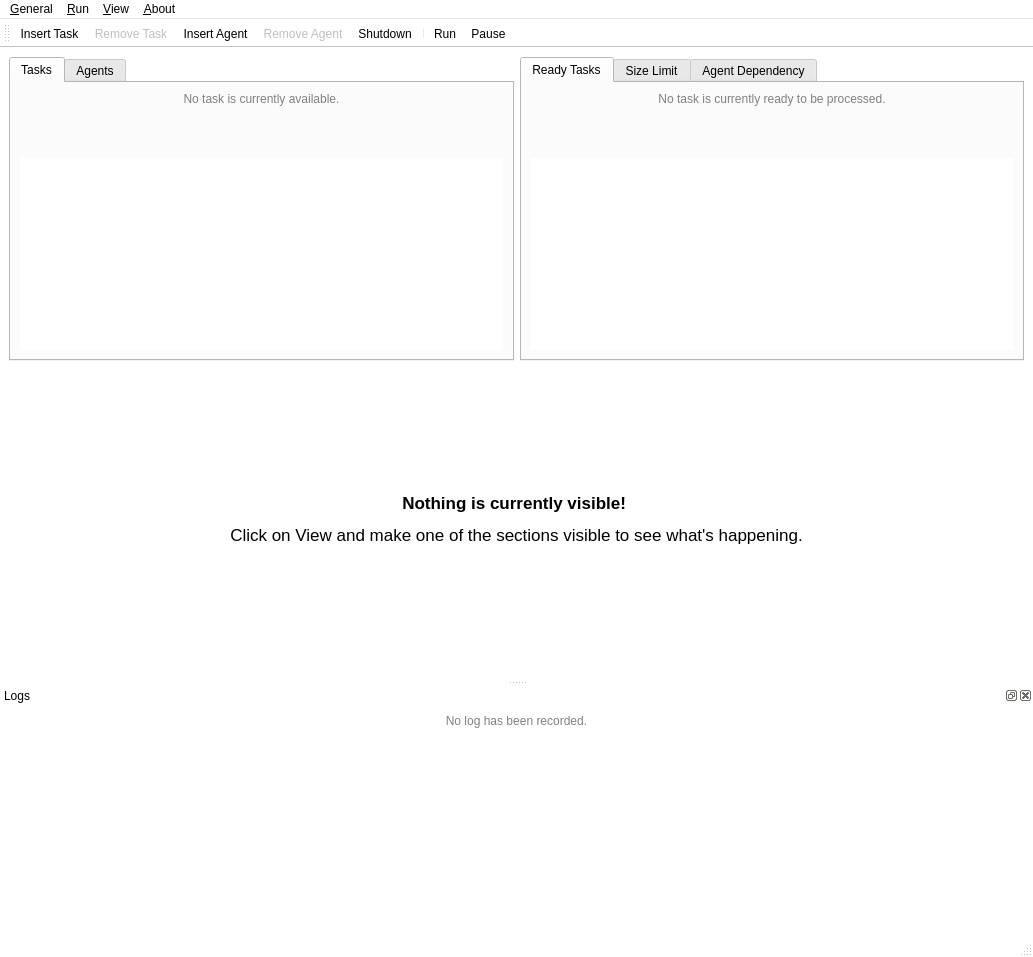
<?xml version="1.0" encoding="UTF-8"?>
<ui version="4.0">
 <class>MainPanel</class>
 <widget class="QMainWindow" name="MainPanel">
  <property name="geometry">
   <rect>
    <x>0</x>
    <y>0</y>
    <width>1033</width>
    <height>957</height>
   </rect>
  </property>
  <property name="sizePolicy">
   <sizepolicy hsizetype="MinimumExpanding" vsizetype="MinimumExpanding">
    <horstretch>0</horstretch>
    <verstretch>0</verstretch>
   </sizepolicy>
  </property>
  <property name="palette">
   <palette>
    <active>
     <colorrole role="Window">
      <brush brushstyle="SolidPattern">
       <color alpha="255">
        <red>255</red>
        <green>255</green>
        <blue>255</blue>
       </color>
      </brush>
     </colorrole>
    </active>
    <inactive>
     <colorrole role="Window">
      <brush brushstyle="SolidPattern">
       <color alpha="255">
        <red>255</red>
        <green>255</green>
        <blue>255</blue>
       </color>
      </brush>
     </colorrole>
    </inactive>
    <disabled>
     <colorrole role="Base">
      <brush brushstyle="SolidPattern">
       <color alpha="255">
        <red>255</red>
        <green>255</green>
        <blue>255</blue>
       </color>
      </brush>
     </colorrole>
     <colorrole role="Window">
      <brush brushstyle="SolidPattern">
       <color alpha="255">
        <red>255</red>
        <green>255</green>
        <blue>255</blue>
       </color>
      </brush>
     </colorrole>
    </disabled>
   </palette>
  </property>
  <property name="windowTitle">
   <string>Legendary OS</string>
  </property>
  <widget class="QWidget" name="centralwidget">
   <layout class="QVBoxLayout" name="verticalLayout">
    <item>
     <layout class="QHBoxLayout" name="majorLayout">
      <item>
       <widget class="QTabWidget" name="entitiesGroup">
        <property name="currentIndex">
         <number>0</number>
        </property>
        <property name="iconSize">
         <size>
          <width>24</width>
          <height>24</height>
         </size>
        </property>
        <widget class="QWidget" name="tasksTab">
         <attribute name="icon">
          <iconset resource="../../resources.qrc">
           <normaloff>:/icons/view/tasks.png</normaloff>:/icons/view/tasks.png</iconset>
         </attribute>
         <attribute name="title">
          <string>Tasks</string>
         </attribute>
         <layout class="QVBoxLayout" name="verticalLayout_2">
          <item>
           <widget class="QLabel" name="tasksEmptyLabel">
            <property name="sizePolicy">
             <sizepolicy hsizetype="MinimumExpanding" vsizetype="MinimumExpanding">
              <horstretch>0</horstretch>
              <verstretch>0</verstretch>
             </sizepolicy>
            </property>
            <property name="styleSheet">
             <string notr="true">color:gray</string>
            </property>
            <property name="text">
             <string>No task is currently available.</string>
            </property>
            <property name="alignment">
             <set>Qt::AlignmentFlag::AlignHCenter|Qt::AlignmentFlag::AlignTop</set>
            </property>
           </widget>
          </item>
          <item>
           <widget class="QTreeView" name="tasksView">
            <property name="sizePolicy">
             <sizepolicy hsizetype="MinimumExpanding" vsizetype="MinimumExpanding">
              <horstretch>0</horstretch>
              <verstretch>0</verstretch>
             </sizepolicy>
            </property>
            <property name="frameShape">
             <enum>QFrame::Shape::NoFrame</enum>
            </property>
            <property name="frameShadow">
             <enum>QFrame::Shadow::Sunken</enum>
            </property>
            <property name="animated">
             <bool>true</bool>
            </property>
           </widget>
          </item>
         </layout>
        </widget>
        <widget class="QWidget" name="agentsTab">
         <attribute name="icon">
          <iconset resource="../../resources.qrc">
           <normaloff>:/icons/view/agents.png</normaloff>:/icons/view/agents.png</iconset>
         </attribute>
         <attribute name="title">
          <string>Agents</string>
         </attribute>
         <layout class="QVBoxLayout" name="verticalLayout_3">
          <item>
           <widget class="QLabel" name="agentsEmptyLabel">
            <property name="sizePolicy">
             <sizepolicy hsizetype="MinimumExpanding" vsizetype="MinimumExpanding">
              <horstretch>0</horstretch>
              <verstretch>0</verstretch>
             </sizepolicy>
            </property>
            <property name="styleSheet">
             <string notr="true">color:gray</string>
            </property>
            <property name="text">
             <string>No agent is currently available.</string>
            </property>
            <property name="alignment">
             <set>Qt::AlignmentFlag::AlignHCenter|Qt::AlignmentFlag::AlignTop</set>
            </property>
           </widget>
          </item>
          <item>
           <widget class="QTreeView" name="agentsView">
            <property name="frameShape">
             <enum>QFrame::Shape::NoFrame</enum>
            </property>
           </widget>
          </item>
         </layout>
        </widget>
       </widget>
      </item>
      <item>
       <widget class="QTabWidget" name="queueGroup">
        <property name="currentIndex">
         <number>0</number>
        </property>
        <property name="iconSize">
         <size>
          <width>24</width>
          <height>24</height>
         </size>
        </property>
        <widget class="QWidget" name="readyTasksTab">
         <attribute name="icon">
          <iconset resource="../../resources.qrc">
           <normaloff>:/icons/view/ready-tasks.png</normaloff>:/icons/view/ready-tasks.png</iconset>
         </attribute>
         <attribute name="title">
          <string>Ready Tasks</string>
         </attribute>
         <layout class="QVBoxLayout" name="verticalLayout_4">
          <item>
           <widget class="QLabel" name="readyTaskEmptyLabel">
            <property name="sizePolicy">
             <sizepolicy hsizetype="MinimumExpanding" vsizetype="MinimumExpanding">
              <horstretch>0</horstretch>
              <verstretch>0</verstretch>
             </sizepolicy>
            </property>
            <property name="styleSheet">
             <string notr="true">color:gray</string>
            </property>
            <property name="text">
             <string>No task is currently ready to be processed.</string>
            </property>
            <property name="alignment">
             <set>Qt::AlignmentFlag::AlignHCenter|Qt::AlignmentFlag::AlignTop</set>
            </property>
           </widget>
          </item>
          <item>
           <widget class="QTableView" name="readyTaskView">
            <property name="frameShape">
             <enum>QFrame::Shape::NoFrame</enum>
            </property>
           </widget>
          </item>
         </layout>
        </widget>
        <widget class="QWidget" name="sizeLimitTab">
         <attribute name="icon">
          <iconset resource="../../resources.qrc">
           <normaloff>:/icons/view/limit.png</normaloff>:/icons/view/limit.png</iconset>
         </attribute>
         <attribute name="title">
          <string>Size Limit</string>
         </attribute>
         <layout class="QVBoxLayout" name="verticalLayout_5">
          <item>
           <widget class="QLabel" name="sizeLimitEmptyLabel">
            <property name="sizePolicy">
             <sizepolicy hsizetype="MinimumExpanding" vsizetype="MinimumExpanding">
              <horstretch>0</horstretch>
              <verstretch>0</verstretch>
             </sizepolicy>
            </property>
            <property name="styleSheet">
             <string notr="true">color:gray</string>
            </property>
            <property name="text">
             <string>No size limit task is currently available.</string>
            </property>
            <property name="alignment">
             <set>Qt::AlignmentFlag::AlignHCenter|Qt::AlignmentFlag::AlignTop</set>
            </property>
           </widget>
          </item>
          <item>
           <widget class="QTableView" name="sizeLimitView">
            <property name="frameShape">
             <enum>QFrame::Shape::NoFrame</enum>
            </property>
           </widget>
          </item>
         </layout>
        </widget>
        <widget class="QWidget" name="agentDependencyTab">
         <attribute name="icon">
          <iconset resource="../../resources.qrc">
           <normaloff>:/icons/view/dependency.png</normaloff>:/icons/view/dependency.png</iconset>
         </attribute>
         <attribute name="title">
          <string>Agent Dependency</string>
         </attribute>
         <layout class="QVBoxLayout" name="verticalLayout_6">
          <item>
           <widget class="QLabel" name="agentDependencyEmptyLabel">
            <property name="sizePolicy">
             <sizepolicy hsizetype="MinimumExpanding" vsizetype="MinimumExpanding">
              <horstretch>0</horstretch>
              <verstretch>0</verstretch>
             </sizepolicy>
            </property>
            <property name="styleSheet">
             <string notr="true">color:gray</string>
            </property>
            <property name="text">
             <string>No agent dependency task is currently available.</string>
            </property>
            <property name="alignment">
             <set>Qt::AlignmentFlag::AlignHCenter|Qt::AlignmentFlag::AlignTop</set>
            </property>
           </widget>
          </item>
          <item>
           <widget class="QTableView" name="agentDependencyView">
            <property name="frameShape">
             <enum>QFrame::Shape::NoFrame</enum>
            </property>
           </widget>
          </item>
         </layout>
        </widget>
       </widget>
      </item>
     </layout>
    </item>
    <item>
     <widget class="QFrame" name="emptyFrame">
      <property name="sizePolicy">
       <sizepolicy hsizetype="MinimumExpanding" vsizetype="MinimumExpanding">
        <horstretch>0</horstretch>
        <verstretch>0</verstretch>
       </sizepolicy>
      </property>
      <layout class="QGridLayout" name="gridLayout">
       <item row="1" column="3">
        <spacer name="emptyMoreRightSpacer">
         <property name="orientation">
          <enum>Qt::Orientation::Horizontal</enum>
         </property>
         <property name="sizeHint" stdset="0">
          <size>
           <width>40</width>
           <height>20</height>
          </size>
         </property>
        </spacer>
       </item>
       <item row="2" column="0" colspan="4">
        <spacer name="emptyBottomSpacer">
         <property name="orientation">
          <enum>Qt::Orientation::Vertical</enum>
         </property>
         <property name="sizeHint" stdset="0">
          <size>
           <width>20</width>
           <height>40</height>
          </size>
         </property>
        </spacer>
       </item>
       <item row="0" column="0" colspan="4">
        <spacer name="emptyTopSpacer">
         <property name="orientation">
          <enum>Qt::Orientation::Vertical</enum>
         </property>
         <property name="sizeHint" stdset="0">
          <size>
           <width>20</width>
           <height>40</height>
          </size>
         </property>
        </spacer>
       </item>
       <item row="1" column="0">
        <spacer name="emptyMoreLeftSpacer">
         <property name="orientation">
          <enum>Qt::Orientation::Horizontal</enum>
         </property>
         <property name="sizeHint" stdset="0">
          <size>
           <width>40</width>
           <height>20</height>
          </size>
         </property>
        </spacer>
       </item>
       <item row="1" column="1" colspan="2">
        <widget class="QLabel" name="emptyMoreLabel">
         <property name="font">
          <font>
           <pointsize>13</pointsize>
           <bold>false</bold>
          </font>
         </property>
         <property name="text">
          <string>&lt;html&gt;&lt;head/&gt;&lt;body&gt;&lt;p align=&quot;center&quot;&gt;&lt;img src=&quot;:/icons/empty.png&quot;/&gt;&lt;/p&gt;&lt;p&gt;&lt;span style=&quot; font-weight:700;&quot;&gt;Nothing is currently visible! &lt;/span&gt;&lt;/p&gt;&lt;p&gt;Click on View and make one of the sections visible to see what's happening.&lt;/p&gt;&lt;/body&gt;&lt;/html&gt;</string>
         </property>
         <property name="textFormat">
          <enum>Qt::TextFormat::AutoText</enum>
         </property>
         <property name="scaledContents">
          <bool>true</bool>
         </property>
         <property name="alignment">
          <set>Qt::AlignmentFlag::AlignCenter</set>
         </property>
        </widget>
       </item>
      </layout>
     </widget>
    </item>
   </layout>
  </widget>
  <widget class="QMenuBar" name="menubar">
   <property name="geometry">
    <rect>
     <x>0</x>
     <y>0</y>
     <width>1033</width>
     <height>26</height>
    </rect>
   </property>
   <widget class="QMenu" name="menuGeneral">
    <property name="title">
     <string>&amp;General</string>
    </property>
    <addaction name="actionInsertTask"/>
    <addaction name="actionRemoveTask"/>
    <addaction name="actionInsertAgent"/>
    <addaction name="actionRemoveAgent"/>
    <addaction name="actionShutdown"/>
    <addaction name="separator"/>
    <addaction name="actionPreferences"/>
   </widget>
   <widget class="QMenu" name="menuView">
    <property name="title">
     <string>&amp;View</string>
    </property>
    <addaction name="actionAvailableTasks"/>
    <addaction name="actionAvailableAgents"/>
    <addaction name="actionReadyTasks"/>
    <addaction name="actionSizeLimitTasks"/>
    <addaction name="actionAgentDependencyTasks"/>
    <addaction name="separator"/>
    <addaction name="actionLogs"/>
   </widget>
   <widget class="QMenu" name="menuHelp">
    <property name="title">
     <string>&amp;About</string>
    </property>
    <addaction name="actionGitHubPage"/>
    <addaction name="actionAboutQt"/>
   </widget>
   <widget class="QMenu" name="menu_Run">
    <property name="title">
     <string>&amp;Run</string>
    </property>
    <addaction name="actionRun"/>
    <addaction name="actionPause"/>
   </widget>
   <addaction name="menuGeneral"/>
   <addaction name="menu_Run"/>
   <addaction name="menuView"/>
   <addaction name="menuHelp"/>
  </widget>
  <widget class="QStatusBar" name="statusbar"/>
  <widget class="QToolBar" name="toolBar">
   <property name="windowTitle">
    <string>toolBar</string>
   </property>
   <property name="iconSize">
    <size>
     <width>32</width>
     <height>32</height>
    </size>
   </property>
   <attribute name="toolBarArea">
    <enum>TopToolBarArea</enum>
   </attribute>
   <attribute name="toolBarBreak">
    <bool>false</bool>
   </attribute>
   <addaction name="actionInsertTask"/>
   <addaction name="actionRemoveTask"/>
   <addaction name="actionInsertAgent"/>
   <addaction name="actionRemoveAgent"/>
   <addaction name="actionShutdown"/>
   <addaction name="separator"/>
   <addaction name="actionRun"/>
   <addaction name="actionPause"/>
  </widget>
  <widget class="QDockWidget" name="logsDock">
   <property name="allowedAreas">
    <set>Qt::DockWidgetArea::AllDockWidgetAreas</set>
   </property>
   <property name="windowTitle">
    <string>Logs</string>
   </property>
   <attribute name="dockWidgetArea">
    <number>8</number>
   </attribute>
   <widget class="QWidget" name="dockWidgetContents">
    <layout class="QVBoxLayout" name="verticalLayout_7">
     <item>
      <widget class="QLabel" name="logsEmptyLabel">
       <property name="sizePolicy">
        <sizepolicy hsizetype="MinimumExpanding" vsizetype="MinimumExpanding">
         <horstretch>0</horstretch>
         <verstretch>0</verstretch>
        </sizepolicy>
       </property>
       <property name="styleSheet">
        <string notr="true">color:gray</string>
       </property>
       <property name="text">
        <string>No log has been recorded.</string>
       </property>
       <property name="alignment">
        <set>Qt::AlignmentFlag::AlignHCenter|Qt::AlignmentFlag::AlignTop</set>
       </property>
      </widget>
     </item>
     <item>
      <widget class="QTableView" name="logsView">
       <property name="frameShape">
        <enum>QFrame::Shape::NoFrame</enum>
       </property>
       <property name="frameShadow">
        <enum>QFrame::Shadow::Plain</enum>
       </property>
       <property name="autoScroll">
        <bool>false</bool>
       </property>
      </widget>
     </item>
    </layout>
   </widget>
  </widget>
  <action name="actionLogs">
   <property name="checkable">
    <bool>false</bool>
   </property>
   <property name="checked">
    <bool>false</bool>
   </property>
   <property name="icon">
    <iconset resource="../../resources.qrc">
     <normaloff>:/icons/view/logs.png</normaloff>:/icons/view/logs.png</iconset>
   </property>
   <property name="text">
    <string>Show logs</string>
   </property>
   <property name="shortcut">
    <string>F7</string>
   </property>
  </action>
  <action name="actionReadyTasks">
   <property name="checkable">
    <bool>true</bool>
   </property>
   <property name="checked">
    <bool>true</bool>
   </property>
   <property name="icon">
    <iconset resource="../../resources.qrc">
     <normaloff>:/icons/view/ready-tasks.png</normaloff>:/icons/view/ready-tasks.png</iconset>
   </property>
   <property name="text">
    <string>Show ready tasks</string>
   </property>
   <property name="shortcut">
    <string>F4</string>
   </property>
  </action>
  <action name="actionSizeLimitTasks">
   <property name="checkable">
    <bool>true</bool>
   </property>
   <property name="checked">
    <bool>true</bool>
   </property>
   <property name="icon">
    <iconset resource="../../resources.qrc">
     <normaloff>:/icons/view/limit.png</normaloff>:/icons/view/limit.png</iconset>
   </property>
   <property name="text">
    <string>Show size limit tasks</string>
   </property>
   <property name="shortcut">
    <string>F5</string>
   </property>
  </action>
  <action name="actionAvailableAgents">
   <property name="checkable">
    <bool>true</bool>
   </property>
   <property name="checked">
    <bool>true</bool>
   </property>
   <property name="icon">
    <iconset resource="../../resources.qrc">
     <normaloff>:/icons/view/agents.png</normaloff>:/icons/view/agents.png</iconset>
   </property>
   <property name="text">
    <string>Show available agents</string>
   </property>
   <property name="shortcut">
    <string>F3</string>
   </property>
  </action>
  <action name="actionAvailableTasks">
   <property name="checkable">
    <bool>true</bool>
   </property>
   <property name="checked">
    <bool>true</bool>
   </property>
   <property name="icon">
    <iconset resource="../../resources.qrc">
     <normaloff>:/icons/view/tasks.png</normaloff>:/icons/view/tasks.png</iconset>
   </property>
   <property name="text">
    <string>Show available tasks</string>
   </property>
   <property name="shortcut">
    <string>F2</string>
   </property>
  </action>
  <action name="actionGitHubPage">
   <property name="icon">
    <iconset resource="../../resources.qrc">
     <normaloff>:/icons/about/github.png</normaloff>:/icons/about/github.png</iconset>
   </property>
   <property name="text">
    <string>GitHub Page</string>
   </property>
  </action>
  <action name="actionAboutQt">
   <property name="icon">
    <iconset resource="../../resources.qrc">
     <normaloff>:/icons/about/about-qt.png</normaloff>:/icons/about/about-qt.png</iconset>
   </property>
   <property name="text">
    <string>About Qt</string>
   </property>
  </action>
  <action name="actionInsertTask">
   <property name="icon">
    <iconset resource="../../resources.qrc">
     <normaloff>:/icons/general/add-task.png</normaloff>:/icons/general/add-task.png</iconset>
   </property>
   <property name="text">
    <string>Insert Task</string>
   </property>
   <property name="shortcut">
    <string>Alt+I</string>
   </property>
  </action>
  <action name="actionRemoveTask">
   <property name="enabled">
    <bool>false</bool>
   </property>
   <property name="icon">
    <iconset resource="../../resources.qrc">
     <normaloff>:/icons/general/remove-task.png</normaloff>:/icons/general/remove-task.png</iconset>
   </property>
   <property name="text">
    <string>Remove Task</string>
   </property>
   <property name="shortcut">
    <string>Alt+Del</string>
   </property>
  </action>
  <action name="actionInsertAgent">
   <property name="icon">
    <iconset resource="../../resources.qrc">
     <normaloff>:/icons/general/add-agent.png</normaloff>:/icons/general/add-agent.png</iconset>
   </property>
   <property name="text">
    <string>Insert Agent</string>
   </property>
   <property name="shortcut">
    <string>Ctrl+I</string>
   </property>
  </action>
  <action name="actionRemoveAgent">
   <property name="enabled">
    <bool>false</bool>
   </property>
   <property name="icon">
    <iconset resource="../../resources.qrc">
     <normaloff>:/icons/general/remove-agent.png</normaloff>:/icons/general/remove-agent.png</iconset>
   </property>
   <property name="text">
    <string>Remove Agent</string>
   </property>
   <property name="shortcut">
    <string>Ctrl+Del</string>
   </property>
  </action>
  <action name="actionShutdown">
   <property name="icon">
    <iconset resource="../../resources.qrc">
     <normaloff>:/icons/general/shutdown.png</normaloff>:/icons/general/shutdown.png</iconset>
   </property>
   <property name="text">
    <string>Shutdown</string>
   </property>
   <property name="shortcut">
    <string>Esc</string>
   </property>
  </action>
  <action name="actionPreferences">
   <property name="icon">
    <iconset resource="../../resources.qrc">
     <normaloff>:/icons/general/preferences.png</normaloff>:/icons/general/preferences.png</iconset>
   </property>
   <property name="text">
    <string>Preferences</string>
   </property>
   <property name="shortcut">
    <string>P</string>
   </property>
  </action>
  <action name="actionAgentDependencyTasks">
   <property name="checkable">
    <bool>true</bool>
   </property>
   <property name="checked">
    <bool>true</bool>
   </property>
   <property name="icon">
    <iconset resource="../../resources.qrc">
     <normaloff>:/icons/view/dependency.png</normaloff>:/icons/view/dependency.png</iconset>
   </property>
   <property name="text">
    <string>Show agent dependency tasks</string>
   </property>
   <property name="shortcut">
    <string>F6</string>
   </property>
  </action>
  <action name="actionRun">
   <property name="icon">
    <iconset resource="../../resources.qrc">
     <normaloff>:/icons/run/play.png</normaloff>:/icons/run/play.png</iconset>
   </property>
   <property name="text">
    <string>Run</string>
   </property>
   <property name="shortcut">
    <string>Space</string>
   </property>
  </action>
  <action name="actionPause">
   <property name="icon">
    <iconset resource="../../resources.qrc">
     <normaloff>:/icons/run/pause.png</normaloff>:/icons/run/pause.png</iconset>
   </property>
   <property name="text">
    <string>Pause</string>
   </property>
   <property name="toolTip">
    <string>Pause</string>
   </property>
   <property name="shortcut">
    <string>Space</string>
   </property>
   <property name="menuRole">
    <enum>QAction::MenuRole::NoRole</enum>
   </property>
  </action>
 </widget>
 <resources>
  <include location="../../resources.qrc"/>
 </resources>
 <connections>
  <connection>
   <sender>actionAboutQt</sender>
   <signal>triggered()</signal>
   <receiver>MainPanel</receiver>
   <slot>showAboutQt()</slot>
   <hints>
    <hint type="sourcelabel">
     <x>-1</x>
     <y>-1</y>
    </hint>
    <hint type="destinationlabel">
     <x>399</x>
     <y>299</y>
    </hint>
   </hints>
  </connection>
  <connection>
   <sender>actionPreferences</sender>
   <signal>triggered()</signal>
   <receiver>MainPanel</receiver>
   <slot>showSettingsDialog()</slot>
   <hints>
    <hint type="sourcelabel">
     <x>-1</x>
     <y>-1</y>
    </hint>
    <hint type="destinationlabel">
     <x>399</x>
     <y>299</y>
    </hint>
   </hints>
  </connection>
  <connection>
   <sender>actionInsertTask</sender>
   <signal>triggered()</signal>
   <receiver>MainPanel</receiver>
   <slot>insertTask()</slot>
   <hints>
    <hint type="sourcelabel">
     <x>-1</x>
     <y>-1</y>
    </hint>
    <hint type="destinationlabel">
     <x>455</x>
     <y>346</y>
    </hint>
   </hints>
  </connection>
  <connection>
   <sender>actionAvailableAgents</sender>
   <signal>toggled(bool)</signal>
   <receiver>MainPanel</receiver>
   <slot>setAgentsTabVisible(bool)</slot>
   <hints>
    <hint type="sourcelabel">
     <x>-1</x>
     <y>-1</y>
    </hint>
    <hint type="destinationlabel">
     <x>477</x>
     <y>354</y>
    </hint>
   </hints>
  </connection>
  <connection>
   <sender>actionAvailableTasks</sender>
   <signal>toggled(bool)</signal>
   <receiver>MainPanel</receiver>
   <slot>setTasksTabVisible(bool)</slot>
   <hints>
    <hint type="sourcelabel">
     <x>-1</x>
     <y>-1</y>
    </hint>
    <hint type="destinationlabel">
     <x>477</x>
     <y>354</y>
    </hint>
   </hints>
  </connection>
  <connection>
   <sender>actionReadyTasks</sender>
   <signal>toggled(bool)</signal>
   <receiver>MainPanel</receiver>
   <slot>setReadyTasksTabVisible(bool)</slot>
   <hints>
    <hint type="sourcelabel">
     <x>-1</x>
     <y>-1</y>
    </hint>
    <hint type="destinationlabel">
     <x>477</x>
     <y>354</y>
    </hint>
   </hints>
  </connection>
  <connection>
   <sender>actionSizeLimitTasks</sender>
   <signal>toggled(bool)</signal>
   <receiver>MainPanel</receiver>
   <slot>setSizeLimitTabVisible(bool)</slot>
   <hints>
    <hint type="sourcelabel">
     <x>-1</x>
     <y>-1</y>
    </hint>
    <hint type="destinationlabel">
     <x>477</x>
     <y>354</y>
    </hint>
   </hints>
  </connection>
  <connection>
   <sender>actionAgentDependencyTasks</sender>
   <signal>triggered(bool)</signal>
   <receiver>MainPanel</receiver>
   <slot>setAgentDependencyTabVisible(bool)</slot>
   <hints>
    <hint type="sourcelabel">
     <x>-1</x>
     <y>-1</y>
    </hint>
    <hint type="destinationlabel">
     <x>477</x>
     <y>354</y>
    </hint>
   </hints>
  </connection>
  <connection>
   <sender>actionLogs</sender>
   <signal>triggered()</signal>
   <receiver>MainPanel</receiver>
   <slot>showLogsDock()</slot>
   <hints>
    <hint type="sourcelabel">
     <x>-1</x>
     <y>-1</y>
    </hint>
    <hint type="destinationlabel">
     <x>477</x>
     <y>354</y>
    </hint>
   </hints>
  </connection>
  <connection>
   <sender>actionGitHubPage</sender>
   <signal>triggered()</signal>
   <receiver>MainPanel</receiver>
   <slot>openGitHubPage()</slot>
   <hints>
    <hint type="sourcelabel">
     <x>-1</x>
     <y>-1</y>
    </hint>
    <hint type="destinationlabel">
     <x>477</x>
     <y>354</y>
    </hint>
   </hints>
  </connection>
  <connection>
   <sender>actionInsertAgent</sender>
   <signal>triggered()</signal>
   <receiver>MainPanel</receiver>
   <slot>insertAgent()</slot>
   <hints>
    <hint type="sourcelabel">
     <x>-1</x>
     <y>-1</y>
    </hint>
    <hint type="destinationlabel">
     <x>477</x>
     <y>354</y>
    </hint>
   </hints>
  </connection>
  <connection>
   <sender>actionRemoveTask</sender>
   <signal>triggered()</signal>
   <receiver>MainPanel</receiver>
   <slot>removeTask()</slot>
   <hints>
    <hint type="sourcelabel">
     <x>-1</x>
     <y>-1</y>
    </hint>
    <hint type="destinationlabel">
     <x>477</x>
     <y>354</y>
    </hint>
   </hints>
  </connection>
  <connection>
   <sender>actionRemoveAgent</sender>
   <signal>triggered()</signal>
   <receiver>MainPanel</receiver>
   <slot>removeAgent()</slot>
   <hints>
    <hint type="sourcelabel">
     <x>-1</x>
     <y>-1</y>
    </hint>
    <hint type="destinationlabel">
     <x>477</x>
     <y>354</y>
    </hint>
   </hints>
  </connection>
  <connection>
   <sender>actionShutdown</sender>
   <signal>triggered()</signal>
   <receiver>MainPanel</receiver>
   <slot>shutdown()</slot>
   <hints>
    <hint type="sourcelabel">
     <x>-1</x>
     <y>-1</y>
    </hint>
    <hint type="destinationlabel">
     <x>477</x>
     <y>354</y>
    </hint>
   </hints>
  </connection>
  <connection>
   <sender>actionRun</sender>
   <signal>triggered()</signal>
   <receiver>MainPanel</receiver>
   <slot>startKernel()</slot>
   <hints>
    <hint type="sourcelabel">
     <x>-1</x>
     <y>-1</y>
    </hint>
    <hint type="destinationlabel">
     <x>577</x>
     <y>436</y>
    </hint>
   </hints>
  </connection>
  <connection>
   <sender>actionPause</sender>
   <signal>triggered()</signal>
   <receiver>MainPanel</receiver>
   <slot>pauseKernel()</slot>
   <hints>
    <hint type="sourcelabel">
     <x>-1</x>
     <y>-1</y>
    </hint>
    <hint type="destinationlabel">
     <x>516</x>
     <y>478</y>
    </hint>
   </hints>
  </connection>
 </connections>
 <slots>
  <slot>showAboutQt()</slot>
  <slot>showSettingsDialog()</slot>
  <slot>insertTask()</slot>
  <slot>setTasksTabVisible(bool)</slot>
  <slot>setAgentsTabVisible(bool)</slot>
  <slot>setReadyTasksTabVisible(bool)</slot>
  <slot>setSizeLimitTabVisible(bool)</slot>
  <slot>setAgentDependencyTabVisible(bool)</slot>
  <slot>setLogsTabVisible(bool)</slot>
  <slot>openGitHubPage()</slot>
  <slot>insertAgent()</slot>
  <slot>removeTask()</slot>
  <slot>removeAgent()</slot>
  <slot>shutdown()</slot>
  <slot>startKernel()</slot>
  <slot>pauseKernel()</slot>
  <slot>abortKernel()</slot>
  <slot>showLogsDock()</slot>
 </slots>
</ui>
